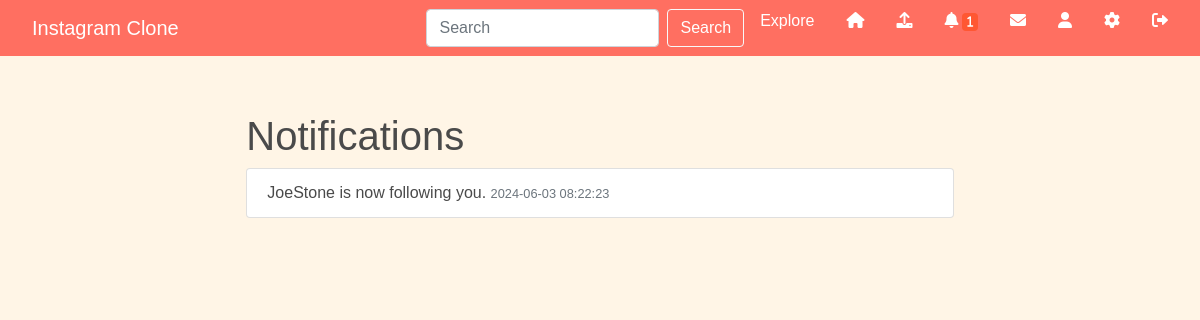
The app's page /notifications (signed in), older data.
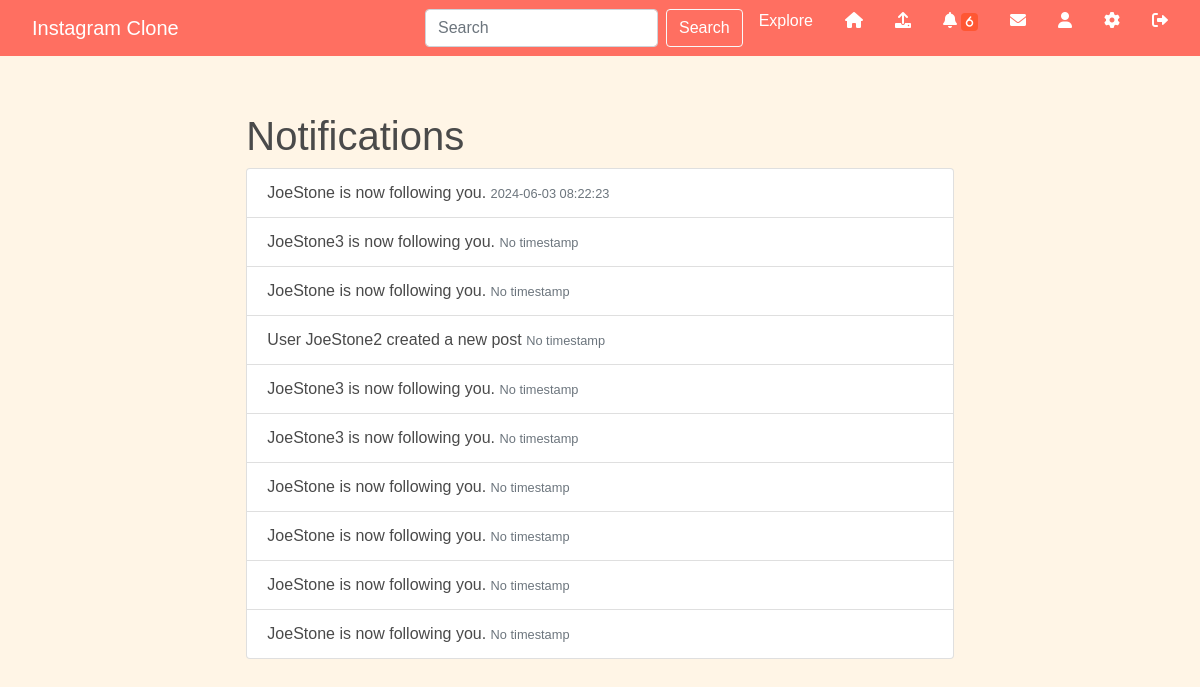
The same page, newer data.
### app/models.py (models this page shows, shortened)
class User(UserMixin, db.Model):
    id = db.Column(db.Integer, primary_key=True)
    username = db.Column(db.String(150), nullable=False, unique=True)
    email = db.Column(db.String(150), nullable=False, unique=True)
    password = db.Column(db.String(150), nullable=False)
    profile_image = db.Column(db.String(20), nullable=False, default='default.jpg')
    posts = db.relationship('Post', backref='author', lazy=True)
    comments = db.relationship('Comment', backref='author', lazy=True)
    likes = db.relationship('Like', backref='author', lazy=True)
    notifications = db.relationship('Notification', backref='recipient', lazy='dynamic')
    followed = db.relationship(
        'User', secondary=followers,
        primaryjoin=(followers.c.follower_id == id),
        secondaryjoin=(followers.c.followed_id == id),
        backref=db.backref('followers', lazy='dynamic'), lazy='dynamic')
    def unread_messages(self):
        return Message.query.filter_by(recipient=self, read=False).count()

class Notification(db.Model):
    id = db.Column(db.Integer, primary_key=True)
    name = db.Column(db.String(128), nullable=False)
    timestamp = db.Column(db.DateTime(timezone=True), server_default=func.now())
    user_id = db.Column(db.Integer, db.ForeignKey('user.id'), nullable=False)
    data = db.Column(db.Text, nullable=False)
    read = db.Column(db.Boolean, default=False)

### app/main.py (the view)
@main.route('/notifications')
@login_required
def notifications():
    form = SearchForm()
    notifications = Notification.query.filter_by(user_id=current_user.id).order_by(Notification.timestamp.desc()).all()
    print(f"Fetched notifications: {notifications}")  # Debugging print
    for notification in notifications:
        notification.read = True
    db.session.commit()
    return render_template('notifications.html', notifications=notifications, form=form)

### app/forms.py
class SearchForm(FlaskForm):
    query = StringField('Search', validators=[DataRequired()])
    submit = SubmitField('Search')

### app/__init__.py (called while the page is built)
def create_app():
    app = Flask(__name__)
    app.config['SECRET_KEY'] = 'your_secret_key'
    app.config['SQLALCHEMY_DATABASE_URI'] = 'sqlite:///database.db'
    app.config['UPLOAD_FOLDER'] = 'uploads/'
    db.init_app(app)
    login_manager.init_app(app)
    login_manager.login_view = 'auth.login'
    migrate.init_app(app, db)
    @login_manager.user_loader
    def load_user(user_id):
        return models.User.query.get(int(user_id))
    with app.app_context():
        from . import models
        db.create_all()
    from .auth import auth as auth_blueprint
    app.register_blueprint(auth_blueprint)
    from .main import main as main_blueprint
    app.register_blueprint(main_blueprint)
    return app

### app/templates/notifications.html
{% extends "base.html" %}
{% block content %}
<div class="row">
    <div class="col-md-8 offset-md-2">
        <h1>Notifications</h1>
        <ul class="list-group">
            {% for notification in notifications %}
            <li class="list-group-item">
                {{ notification.data }}
                <small class="text-muted">
                    {% if notification.timestamp %}
                    {{ notification.timestamp.strftime('%Y-%m-%d %H:%M:%S') }}
                    {% else %}
                    No timestamp
                    {% endif %}
                </small>
            </li>
            {% endfor %}
        </ul>
    </div>
</div>
{% endblock %}

### app/templates/base.html (shortened to what this page needs)
<!doctype html>
<html lang="en">
    <!doctype html>
    <html lang="en">
    <head>
        <link href="https://stackpath.bootstrapcdn.com/bootstrap/4.5.2/css/bootstrap.min.css" rel="stylesheet">
        <link rel="stylesheet" href="{{ url_for('static', filename='css/styles.css') }}">
        <link rel="stylesheet" href="https://cdnjs.cloudflare.com/ajax/libs/font-awesome/6.0.0-beta3/css/all.min.css">
    </head>
<body>
    <nav class="navbar navbar-expand-lg" style="color: var(--primary-color);" >
        <a class="navbar-brand" href="{{ url_for('main.index') }}">Instagram Clone</a>
        <div class="collapse navbar-collapse">
            <ul class="navbar-nav ml-auto">
                <li class="nav-item">
                    <form class="form-inline" method="POST" action="{{ url_for('main.search') }}">
                        <input class="form-control mr-sm-2" type="search" placeholder="Search" aria-label="Search" name="query">
                        <button class="btn btn-outline-light my-2 my-sm-0" style="color: white;" type="submit">Search</button>
                    </form>
                </li>
                {% if current_user.is_authenticated %}
                <li class="nav-item">
                    <a class="nav-item" style="color:white" href="{{ url_for('main.explore') }}">Explore</a>
                </li>
                <li class="nav-item">
                    <a class="fas fa-home" style="color:white" href="{{ url_for('main.feed') }}"></a>
                </li>
                <li class="nav-item">
                    <a class="fas fa-upload" style="color:white"  href="{{ url_for('main.upload') }}"></a>
                </li>
                <li class="nav-item">
                    <a class="fas fa-bell" style="color:white" href="{{ url_for('main.notifications') }}">
                        {% if current_user.notifications.filter_by(read=False).count() > 0 %}
                        <span class="badge badge-danger">{{ current_user.notifications.filter_by(read=False).count() }}</span>
                        {% endif %}
                    </a>
                </li>
                <li class="nav-item">
                    <a class="fas fa-envelope" style="color:white" href="{{ url_for('main.messages') }}">
                    </a>
                </li>
                <li class="nav-item">
                    <a class="fas fa-user" style="color:white" href="{{ url_for('main.profile', username=current_user.username) }}"></a>
                </li>
                <li class="nav-item">
                    <a class="fas  fa-cog" style="color:white" href="{{ url_for('main.edit_profile') }}"></a>
                </li>
                <li class="nav-item">
                    <a class="fas fa-sign-out-alt" style="color:white"  href="{{ url_for('auth.logout') }}"></a>
                </li>
                {% endif %}
            </ul>
        </div>
    </nav>
    <div class="container mt-4">
        {% block content %}{% endblock %}
    </div>
</body>
</html>

### app/static/css/styles.css (style rules this page uses)
body { font-family: Arial, sans-serif; }
nav { background-color: #333; padding: 1rem; text-align: center; }
nav a { color: #fff; margin: 0 1rem; text-decoration: none; }
.container { padding: 2rem; }
.navbar { margin-bottom: 20px; }

### app/templates/base.html (style rules this page uses)
:root { --primary-color: #ff6f61; --secondary-color: #ffcccb; --background-color: #fff5e6; --text-color: #4a4a4a; --link-color: #ff6f61; }
body { background-color: var(--background-color); color: var(--text-color); }
.navbar { color:var(--primary-color) }
.navbar, .dropdown-menu { background-color: var(--primary-color); }
.badge-danger { background-color: #ff5733; }

Row changes from the older to the newer data that the page shows:
added Notification: data "JoeStone3 is now following you.", shows "No timestamp"
added Notification: data "JoeStone is now following you.", shows "No timestamp"
added Notification: data "User JoeStone2 created a new post", shows "No timestamp"
added Notification: data "JoeStone3 is now following you.", shows "No timestamp"
added Notification: data "JoeStone3 is now following you.", shows "No timestamp"
added Notification: data "JoeStone is now following you.", shows "No timestamp"
added Notification: data "JoeStone is now following you.", shows "No timestamp"
added Notification: data "JoeStone is now following you.", shows "No timestamp"
added Notification: data "JoeStone is now following you.", shows "No timestamp"
Text that changed along with them:
{{ current_user.notifications.filter_by(read=False).count() }}: "1" → "6"
